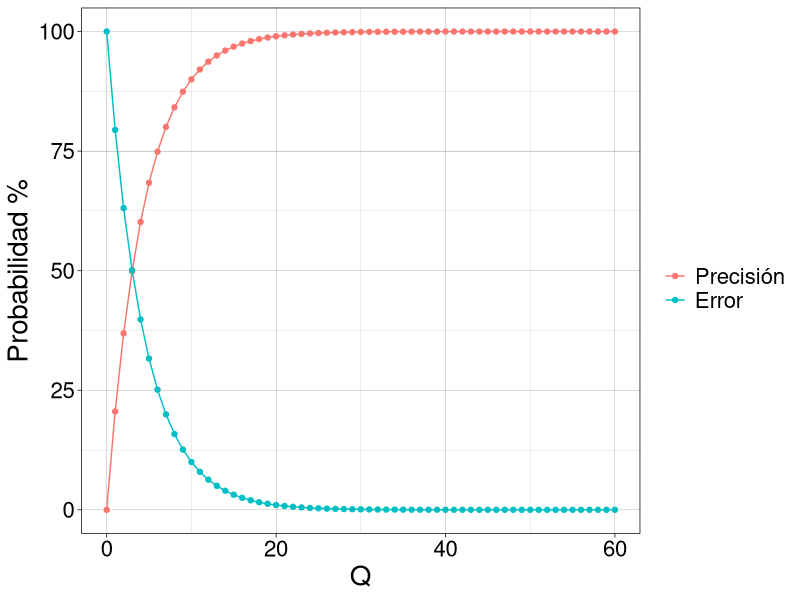

The R script that drew this image:
## ---- chunk 1
#| warning: false
#| echo: false
#| fig-dpi: 300
#| fig-height: 6

library(ggplot2)
library(magrittr)
library(tidyr)

Q = seq(0,60,1)
P = 10^(-Q/10)
y = (1-P)*100

data.frame(accuracy = y, Q = Q, error = 100-y) %>% 
  pivot_longer(cols = c(accuracy,error), names_to = "var", values_to = "val")%>%
  ggplot(aes(x = Q, y = val, color = var))+
    geom_point()+
    geom_line()+
    scale_color_discrete(labels = c("Precisión","Error"))+
    theme_linedraw()+
    theme(text = element_text(size = 20))+
    labs(y = "Probabilidad %", x = "Q", color = "")
